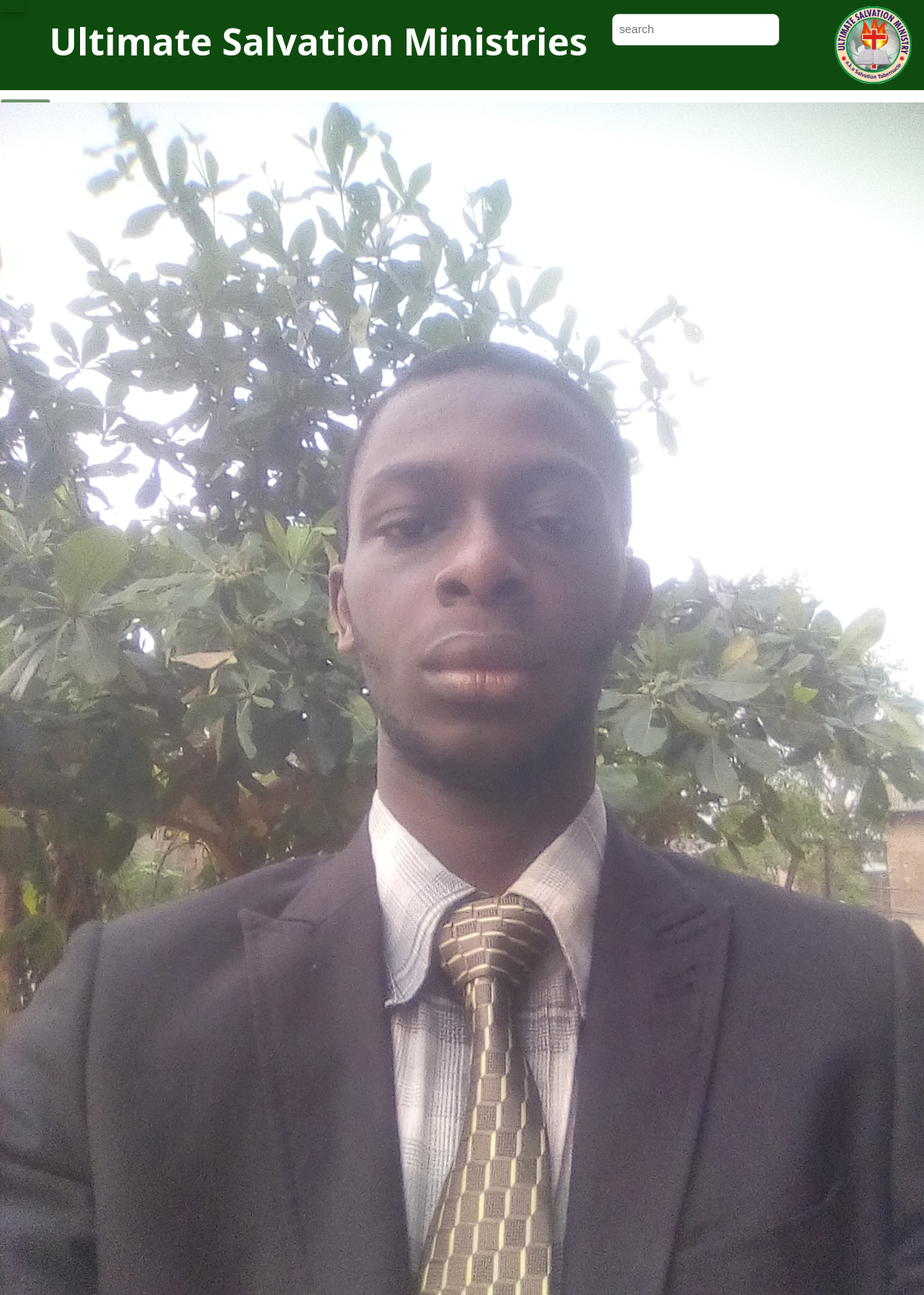
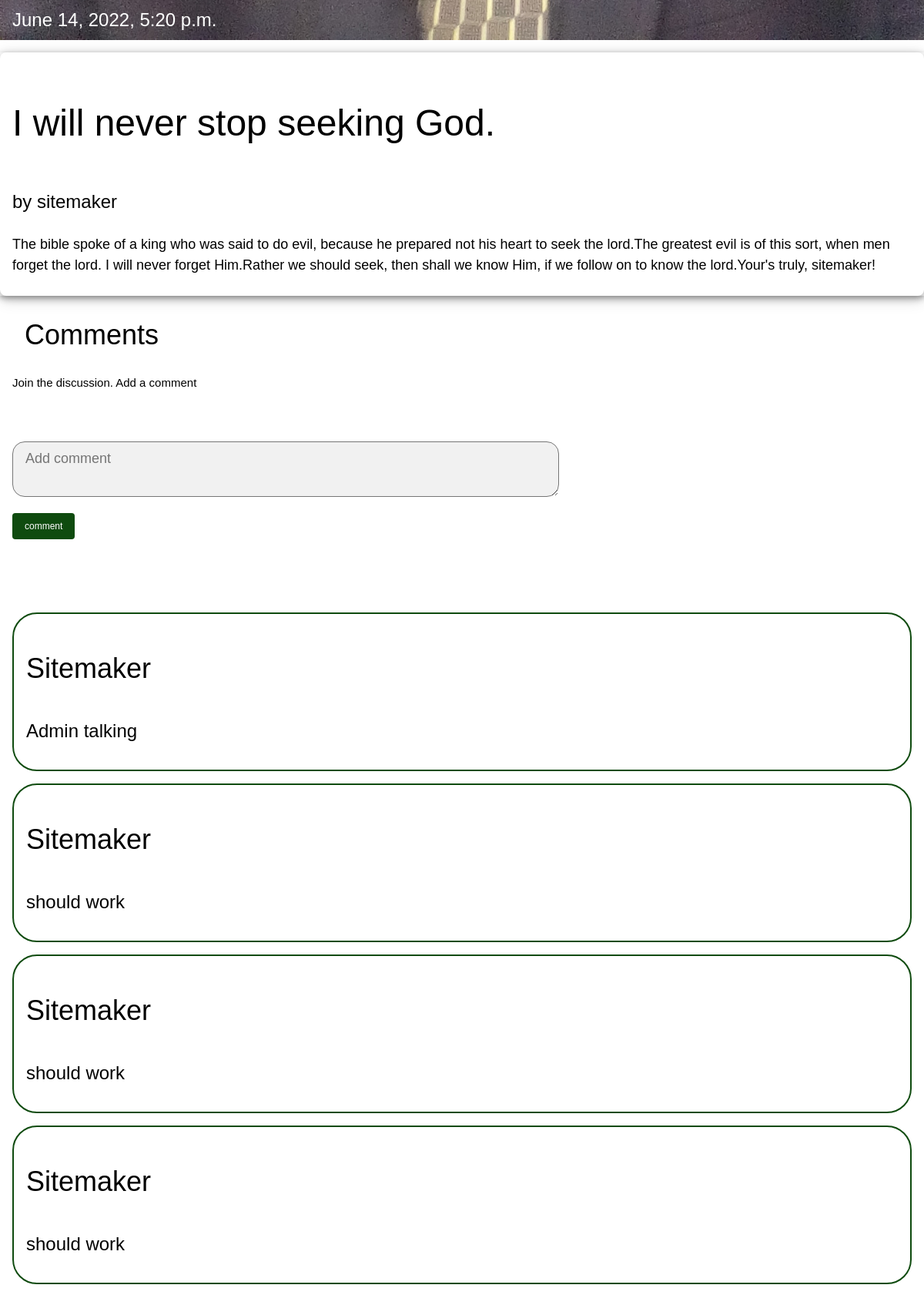
Page /903bfee0-664c-42a2-aeb9-53e03d510833/detail/ (signed in, upper part) on the committed database (2 pictures, top to bottom).
### posts/models.py (models this page shows, shortened)
class Article(models.Model):
    id = models.UUIDField(
                primary_key=True,
                default=uuid.uuid4,
                editable=False
                )
    title = models.CharField(max_length=1000)
    body = models.TextField(max_length=10000000)
    date = models.DateTimeField(default=timezone.now)
    imgIllustration = models.FileField(upload_to='media/',default='media/logo.jpg')
    author = models.ForeignKey(get_user_model(),on_delete=models.CASCADE,default=1)

class Comment(models.Model):
    article = models.ForeignKey(
            Article,
            on_delete=models.CASCADE,
            related_name='comment',
    )
    author = models.ForeignKey(get_user_model(),on_delete=models.CASCADE)
    date = models.DateTimeField(default= timezone.now)
    comment = models.CharField(max_length=1000)

### users/models.py (models this page shows)
class CustomUser(AbstractUser):
    date_of_birth = models.DateField(blank=True,null=True)
    profile_pic = models.ImageField(upload_to='images/',blank=True)
    about = models.CharField(max_length=10000)

### posts/views.py (the view)
# urls.py: path('<uuid:pk>/detail/',ArticleDetailView.as_view(),name='article_detail'),
class ArticleDetailView(LoginRequiredMixin,DetailView,):
    model = Article
    template_name = 'article_detail.html'
    login_url = 'account_login'
    context_object_name = 'article_detail'

### templates/article_detail.html (shortened to what this page needs)
{% extends 'base.html' %}
{% load static %}
{% block content %}
<div class="w3-display-container w3-margin-top w3-text-white w3-center">
    {% if article_detail.imgIllustration %}
        <img src="{{ article_detail.imgIllustration.url }}" class="" alt="" width="100%" style="max-width: 1200px;"/>
    {% endif %}
    <div class="w3-xlarge w3-display-bottomleft w3-padding">{{ article_detail.date }}</div>
</div>
<div class=" w3-card-4 w3-margin-bottom w3-margin-top  w3-round-large " style="border-color: st-green;border-width: 0px;border-style: solid;">
    <div class="w3-card w3-padding "><a >
                <p class=" w3-xxxlarge" >{{ article_detail.title }} <p class="w3-xlarge">by {{ article_detail.author }}</p></p>
                <p class="w3-large">{{ article_detail.body }}</p>
            </a>
    </div>
</div>
    {% if user.is_authenticated %}
    <div class=" w3-text-st-green w3-padding w3-margin-left w3-margin-bottom w3-xxlarge">Comments </div>
    <div class="w3-margin-left">Join the discussion. Add a comment</div>
    <div class="w3-padding-64 w3-margin-left">
        <div class="">
            <form action="{% url 'comment' article_detail.pk %}"  method="post">
                <textarea type="text" name="comment" id="comment" placeholder="Add comment" style="border: 2px solid st-green;width: 60%;" class="w3-large w3-padding w3-light-grey w3-round-xlarge"></textarea>
                <p><button  type="submit" class="w3-button w3-round  st-green w3-ripple w3-small w3-hover-green">comment</button></p>
            </form>
        </div>
    </div>
    {% endif %}
    {% for comment in article_detail.comment.all %}
    <div class=" w3-padding  w3-display-center w3-round-xxlarge w3-margin " style="border: 2px solid var(--st-grn);">
        <p class="w3-xxlarge w3-text-st-green" style="text-transform:capitalize;">{{ comment.author}}</p>
        <p class="w3-xlarge">{{ comment.comment }}</p>
    </div>
    {% endfor %}
{% endblock content %}

### static/css/w3.css (style rules this page uses)
*,*:before,*:after { box-sizing:inherit }
html { -ms-text-size-adjust:100%;-webkit-text-size-adjust:100% }
body { margin:0 }
a { background-color:transparent }
img { border-style:none }
button,input,select,textarea,optgroup { font:inherit;margin:0 }
button,input { overflow:visible }
button,select { text-transform:none }
button,[type=button],[type=reset],[type=submit] { -webkit-appearance:button }
textarea { overflow:auto }
html,body { font-family:Verdana,sans-serif;font-size:15px;line-height:1.5 }
html { overflow-x:hidden }
img { vertical-align:middle }
a { color:inherit }
.w3-btn,.w3-button { border:none;display:inline-block;padding:8px 16px;vertical-align:middle;overflow:hidden;text-decoration:none;color:inherit;background-color:inherit;text-align:center;cursor:pointer;white-space:nowrap }
.w3-btn,.w3-button { -webkit-touch-callout:none;-webkit-user-select:none;-khtml-user-select:none;-moz-user-select:none;-ms-user-select:none;user-select:none }
.w3-tooltip,.w3-display-container { position:relative }
.w3-ripple { transition:opacity 0s }
.w3-display-bottomleft { position:absolute;left:0;bottom:0 }
.w3-round,.w3-round-medium { border-radius:4px }
.w3-round-large { border-radius:8px }
.w3-round-xlarge { border-radius:16px }
.w3-round-xxlarge { border-radius:32px }
.w3-card,.w3-card-2 { box-shadow:0 2px 5px 0 rgba(0,0,0,0.16),0 2px 10px 0 rgba(0,0,0,0.12) }
.w3-card-4,.w3-hover-shadow:hover { box-shadow:0 4px 10px 0 rgba(0,0,0,0.2),0 4px 20px 0 rgba(0,0,0,0.19) }
.w3-small { font-size:12px!important }
.w3-large { font-size:18px!important }
.w3-xlarge { font-size:24px!important }
.w3-xxlarge { font-size:36px!important }
.w3-xxxlarge { font-size:48px!important }
.w3-center { text-align:center!important }
.w3-margin { margin:16px!important }
.w3-margin-top { margin-top:16px!important }
.w3-margin-bottom { margin-bottom:16px!important }
.w3-margin-left { margin-left:16px!important }
.w3-padding { padding:8px 16px!important }
.w3-padding-64 { padding-top:64px!important;padding-bottom:64px!important }
.w3-light-grey,.w3-hover-light-grey:hover,.w3-light-gray,.w3-hover-light-gray:hover { color:#000!important;background-color:#f1f1f1!important }
.w3-text-white,.w3-hover-text-white:hover { color:#fff!important }

### templates/base.html (style rules this page uses)
:root { --st-grn:rgb(15, 75, 15) }
* { box-sizing: border-box; }
.st-green { background-color: var(--st-grn)!important; color: white!important; }
body { background-color: white; }

### rows in the picture
Article: imgIllustration (picture), date "June 14, 2022, 5:20 p.m.", title "I will never stop seeking God.", author "sitemaker", body "The bible spoke of a king who was said to do evil, because he prepared not his heart to seek the lord.The greatest evil is of this sort, when men forget the lord. I will never forget Him.Rather we should seek, then shall we know Him, if we follow on to know the lord.Your's truly, sitemaker!"
Comment: author "Sitemaker", comment "Admin talking"
Comment: author "Sitemaker", comment "should work"
Comment: author "Sitemaker", comment "should work"
Comment: author "Sitemaker", comment "should work"
